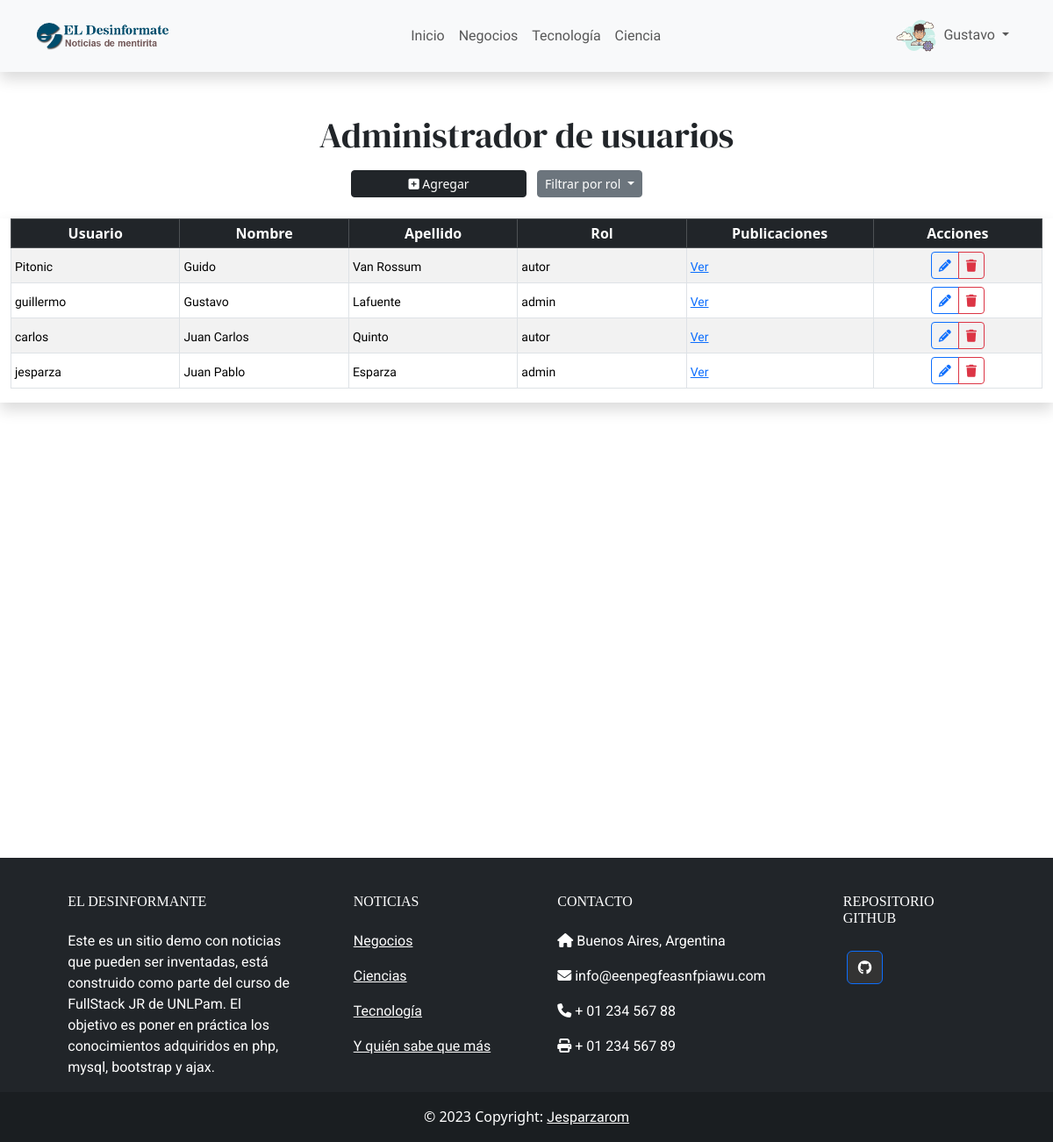
Page /admin/index.php (signed in) on the committed database.
### tables this page shows
CREATE TABLE `usuarios` (
  `id_usuario` smallint(5) UNSIGNED NOT NULL,
  `nombre` varchar(30) NOT NULL DEFAULT '',
  `apellido` varchar(30) NOT NULL DEFAULT '',
  `usuario` varchar(30) NOT NULL DEFAULT '',
  `password` varchar(30) NOT NULL DEFAULT '',
  `rol` varchar(50) NOT NULL
);

### backend/admin_usuarios.php (called while the page is built, shortened)
<?php
extract($_REQUEST);
require("conexion.php");
if (!isset($rol_tipo)) {
    $instruccion = "
    SELECT * FROM usuarios
    ORDER BY nombre, apellido
";
} else {
    $instruccion = "
    SELECT * FROM usuarios
    WHERE rol = '$rol_tipo'
    ORDER BY nombre, apellido
";
}
$usuarios = $conexion->query($instruccion);
?>

### admin/usuarios.php (the view, shortened to what this page needs)
<?php
extract($_REQUEST);
require("../backend/admin_usuarios.php");
?>
<!DOCTYPE html>
<html lang="es">
<head>
</head>
<body class="bg-light bg-gradient">
    <div class="container-fluid mb-5 min-vh-100">
        <div class="container">
            <h1 class="text-center">Administrador de usuarios</h1>
        </div>
        <div class="mt-3">
            <div class="row justify-content-center">
                <a href="../admin/agregar_usuario.php" class="btn btn-sm btn-dark col-2 mb-4">
                    <i class="fa-solid fa-square-plus"></i>
                    Agregar
                </a>
                <div class="dropdown col-2">
                    <button class="btn btn-sm btn-secondary dropdown-toggle" type="button" data-bs-toggle="dropdown"
                        aria-expanded="false">
                        Filtrar por rol
                    </button>
                </div>
                <div class="">
                    <div class="row shadow">
                        <div class="col-md-12">
                            <div class="table-responsive">
                                <table class="table table-striped table-hover table-sm table-bordered align-middle">
                                    <thead>
                                        <tr class="table-dark text-center">
                                            <th scope="col" class="col-1">Usuario</th>
                                            <th scope="col" class="col-1">Nombre</th>
                                            <th scope="col" class="col-1">Apellido</th>
                                            <th scope="col" class="col-1">Rol</th>
                                            <th scope="col" class="col-1">Publicaciones</th>
                                            <th scope="col" class="col-1">Acciones</th>
                                        </tr>
                                    </thead>
                                    <tbody>
                                        <?php foreach ($usuarios as $usuario): ?>
                                            <tr>
                                                <td>
                                                    <small>
                                                        <?php echo $usuario['usuario']; ?>
                                                    </small>
                                                </td>
                                                <td>
                                                    <small>
                                                        <?php echo $usuario['nombre']; ?>
                                                    </small>
                                                </td>
                                                <td>
                                                    <small>
                                                        <?php echo $usuario['apellido']; ?>
                                                    </small>
                                                </td>
                                                <td>
                                                    <small>
                                                        <?php echo $usuario['rol']; ?>
                                                    </small>
                                                </td>
                                                <td>
                                                    <small>
                                                        <a
                                                        href="todas_publicaciones.php?autor=<?php echo $usuario["id_usuario"]; ?>"
                                                        class=""> Ver
                                                        </a>
                                                    </small>
                                                </td>
                                                <td class="justify-content-center text-center">
                                                    <div class="btn-group justify-content-center text-center" role="group">
                                                        <a href="editar_usuario.php?edit_usuario=<?php echo $usuario["id_usuario"]; ?>"
                                                            class="btn btn-sm btn-outline-primary" title="Editar">
                                                            <i class="fas fa-pencil-alt"></i>
                                                        </a>
                                                        <a href="../backend/borrar_usuario.php?del_usuario=<?php echo $usuario["id_usuario"]; ?>"
                                                            class="btn btn-sm btn-outline-danger"
                                                            onclick="return confirm('¿Desea eliminar a <?= $usuario['nombre'] . ' ' . $usuario['apellido']; ?>?')"
                                                            title="Eliminar">
                                                            <i class="fas fa-trash"></i>
                                                        </a>
                                                    </div>
                                                </td>
                                            </tr>
                                        <?php endforeach; ?>
                                    </tbody>
                                </table>
                            </div>
                        </div>
                    </div>
                </div>
            </div>
        </div>
    </div>
</body>
</html>

### admin/index.php (shortened to what this page needs)
<?php
extract($_REQUEST);
?>
<!DOCTYPE html>
<html lang="es">
<head>
    <link rel="stylesheet" href="../estaticos/css/style.css">
    <link href="https://cdn.jsdelivr.net/npm/bootstrap@5.3.2/dist/css/bootstrap.min.css" rel="stylesheet"
>
    <link rel="stylesheet" href="../estaticos/css/style.css">
</head>
<body class="bg-gradient">
    <?php require("menu.php"); ?>
    <?php if($rol == "autor"): ?>
        <?php require("publicaciones.php");?>
    <?php elseif($rol == "admin"): ?>
        <?php require("usuarios.php"); ?>
    <?php endif ?>
    <?php require("../noticias/footer.php"); ?>
</body>
</html>

### admin/menu.php (shortened to what this page needs)
<?php
extract($_REQUEST);
if (!isset($_SESSION['usuario_logueado'])) {
    $is_logged = false;
    $_SESSION['rol'] = 'visitante';
    $rol = $_SESSION['rol'];
} else {
    $is_logged = true;
    $nombre = $_SESSION['nombre'];
    $rol = $_SESSION['rol'];
}
?>
<nav class="navbar navbar-expand-lg navbar-light bg-light shadow mb-5">
    <div class="container">
        <a href="../noticias/index.php" class="navbar-brand">
            <img src="../imagenes/logos/logo.png" alt="" width="150">
        </a>
        <div class="collapse navbar-collapse" id="navbarNav">
            <ul class="navbar-nav mx-auto">
                <li class="nav-item">
                    <a href="../noticias/index.php" class="nav-link link-underline">Inicio</a>
                </li>
                <li class="nav-item">
                    <a href="../noticias/index.php?categoria=Negocios" class="nav-link">Negocios</a>
                </li>
                <li class="nav-item">
                    <a href="../noticias/index.php?categoria=Tecnologia" class="nav-link">Tecnología</a>
                </li>
                <li class="nav-item">
                    <a href="../noticias/index.php?categoria=Ciencia" class="nav-link">Ciencia</a>
                </li>
            </ul>
            <div class="navbar-nav">
                <?php if ($is_logged): ?>
                    <div class="dropdown">
                        <a href="#" class="nav-link dropdown-toggle" id="dropdownUser1" data-bs-toggle="dropdown"
                            aria-expanded="false">
                            <?php if ($rol == "admin"): ?>
                                <img src="../imagenes/logos/useradmin.png" class="img-fluid" alt="usuario-logo" width="50">
                            <?php else: ?>
                                <img src="../imagenes/logos/user2.png" class="img-fluid" alt="usuario-logo" width="50">
                            <?php endif ?>
                            <?= $nombre ?>
                        </a>
                    </div>
                <?php else: ?>
                    <a href="form_login.php" class="btn btn-outline-dark">Ingresar</a>
                    <a class="nav-link text-center link-primary" href="agregar_usuario.php">Quiero ser autor</a>
                <?php endif; ?>
            </div>
        </div>
    </div>
</nav>

### noticias/footer.php (shortened to what this page needs)
<div class="mt-5">
  <footer
          class="text-center text-lg-start text-white bg-dark"
          >
    <div class="container p-4 pb-0">
      <section class="">
        <div class="row">
          <div class="col-md-3 col-lg-3 col-xl-3 mx-auto mt-3">
            <h6 class="text-uppercase mb-4 font-weight-bold">
              El Desinformante
            </h6>
            <p>
                Este es un sitio demo con noticias que pueden ser inventadas,
                está construido como parte del curso de FullStack JR de UNLPam.
                El objetivo es poner en práctica los conocimientos adquiridos
                en php, mysql, bootstrap y ajax.
            </p>
          </div>
          <div class="col-md-2 col-lg-2 col-xl-2 mx-auto mt-3">
            <h6 class="text-uppercase mb-4 font-weight-bold">Noticias</h6>
            <p>
              <a class="text-white">Negocios</a>
            </p>
            <p>
              <a class="text-white">Ciencias</a>
            </p>
            <p>
              <a class="text-white">Tecnología</a>
            </p>
            <p>
              <a class="text-white">Y quién sabe que más</a>
            </p>
          </div>
          <div class="col-md-4 col-lg-3 col-xl-3 mx-auto mt-3">
            <h6 class="text-uppercase mb-4 font-weight-bold">Contacto</h6>
            <p><i class="fas fa-home mr-3"></i> Buenos Aires, Argentina</p>
            <p><i class="fas fa-envelope mr-3"></i> info@eenpegfeasnfpiawu.com</p>
            <p><i class="fas fa-phone mr-3"></i> + 01 234 567 88</p>
            <p><i class="fas fa-print mr-3"></i> + 01 234 567 89</p>
          </div>
          <div class="col-md-3 col-lg-2 col-xl-2 mx-auto mt-3">
            <h6 class="text-uppercase mb-4 font-weight-bold">Repositorio GitHub</h6>
            <a
               class="btn btn-primary btn-floating m-1"
               style="background-color: #333333"
               href="https://github.com/Jesparzarom/diario_web_demo"
               role="button"
               ><i class="fab fa-github"></i
              ></a>
          </div>
        </div>
      </section>
    </div>
    <div
         class="text-center p-3"
         style="background-color: rgba(0, 0, 0, 0.2)"
         >
      © 2023 Copyright:
      <a class="text-white" href="https://mdbootstrap.com/"
         >Jesparzarom</a
        >
    </div>
  </footer>
</div>

### estaticos/css/style.css (style rules this page uses)
:root { --font-dm: 'DM Serif Display', serif; --font-instrument: 'Instrument Serif', serif; --font-news: 'News Cycle', sans-serif; --font-roboto: 'Roboto', sans-serif; }
html { font-family: var(--font-roboto); }
h1, h2, h3, h4 { font-family: var(--font-dm); }
h5, h6 { font-family: var(--font-instrument); }
a, button, small { font-family: var(--font-news); }
p { font-family: var(--font-roboto); }

### rows in the picture
usuarios: usuario "Pitonic", nombre "Guido", apellido "Van Rossum", rol "autor"
usuarios: usuario "guillermo", nombre "Gustavo", apellido "Lafuente", rol "admin"
usuarios: usuario "carlos", nombre "Juan Carlos", apellido "Quinto", rol "autor"
usuarios: usuario "jesparza", nombre "Juan Pablo", apellido "Esparza", rol "admin"

### other values in the picture
$nombre "Gustavo"
